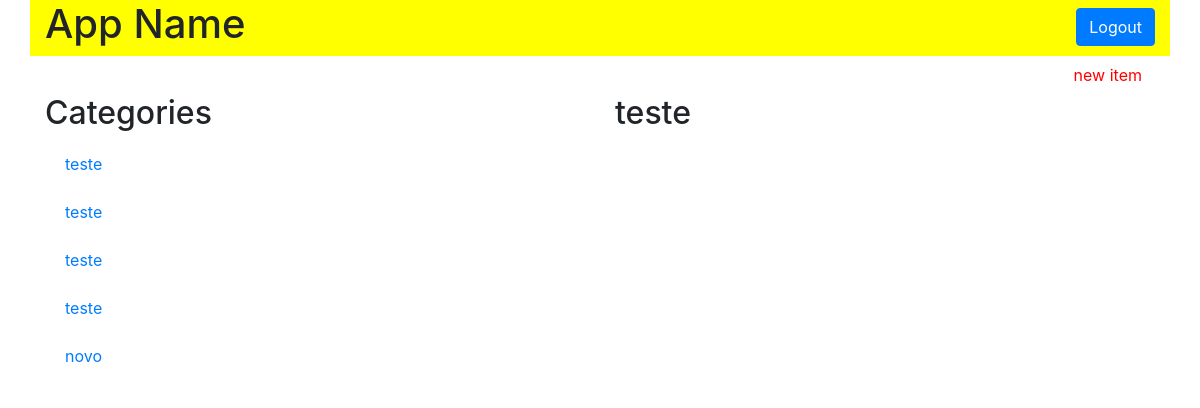
The app's page /category/1/items, older data.
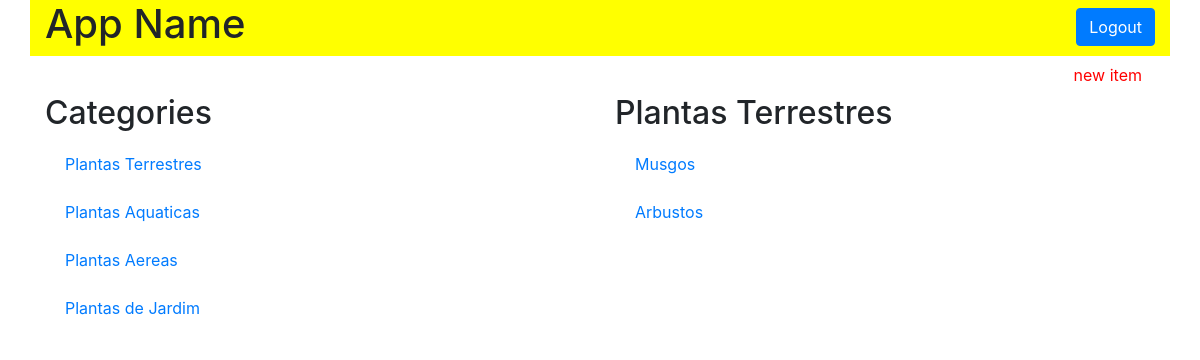
The same page, newer data.
### models.py (models this page shows, shortened)
class Category(Base):
    __tablename__ = 'category'
    id = Column(Integer, primary_key=True)
    name = Column(String(50), nullable=False)

class Item(Base):
    __tablename__ = 'item'
    id = Column(Integer, primary_key=True)
    name = Column(String(50), nullable=False)
    description = Column(String(1000), nullable=False)
    category_id = Column(Integer, ForeignKey('category.id'))
    category = relationship(Category)

### application.py (the view)
@app.route('/category/<int:category_id>/items')
def categoryFunction(category_id):
    category = session.query(Category)
    category2 = session.query(Category).filter_by(id=category_id).one()
    items = session.query(Item).filter_by(category_id=category_id)
    if items == 0:
        return "No items yet"
    else:
        return render_template('category.html', plantas=category, plantas2=category2, itemName=items)

### templates/category.html (shortened to what this page needs)
<!DOCTYPE html>
<html lang="pt-br">
<head>
  <link rel="stylesheet" href="https://stackpath.bootstrapcdn.com/bootstrap/4.3.1/css/bootstrap.min.css">
  <link rel="stylesheet" href="{{ url_for('static', filename='styles.css') }}" />
</head>
<body>
  <div class="container">
    <header id="top-header" class="row">
      <div class="col-md-6">
        <h1>App Name</h1>
      </div>
      <div class="col-md-6">
        <button type="button"  id="log-in-out-button" class="btn btn-primary">Logout</button>
      </div>
    </header>
    <section class="row">
      <div class="col-md-12">
        <a href="#">
          <button id="new-item-button" class="btn btn-default link-color">
            new item
          </button>
        </a>
    </section>
    <section class="row">
      <div class="col-md-6">
        <h2>Categories</h2>
        {% for i in plantas %}
          <div class="list-group">
            <a href="#" class="list-group-item">{{ i.name }}</a>
          </div>
        {% endfor %}
      </div>
      <div class="col-md-6">
        <h2>{{ plantas2.name }}</h2>
        {% for i in itemName %}
          <div class="list-group">
            <a href="#" class="list-group-item">{{ i.name }}</a>
          </div>
        {% endfor %}
      </div>
    </section>
  </div>
</body>
</html>

### static/styles.css (style rules this page uses)
#top-header { background-color: yellow; }
#log-in-out-button { float: right; margin-top: 1.5%; }
#new-item-button { float: right; }
.list-group-item { border: 0px; }
.link-color { color: red; }

Row changes from the older to the newer data that the page shows:
removed Category: name "novo"
changed Category: name "teste" → "Plantas Terrestres"
changed Category: name "teste" → "Plantas Aquaticas"
changed Category: name "teste" → "Plantas Aereas"
changed Category: name "teste" → "Plantas de Jardim"
added Item: name "Musgos"
added Item: name "Arbustos"
